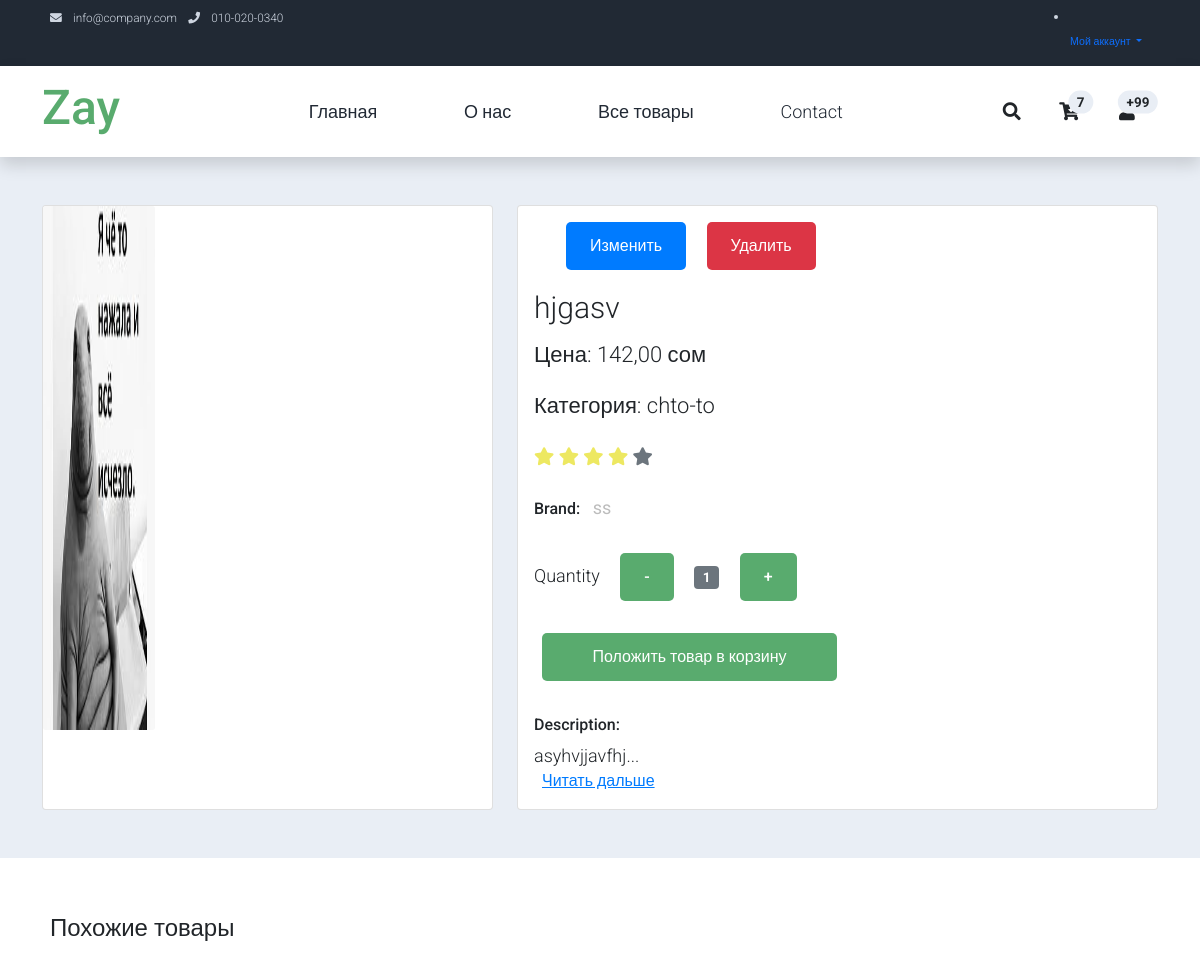
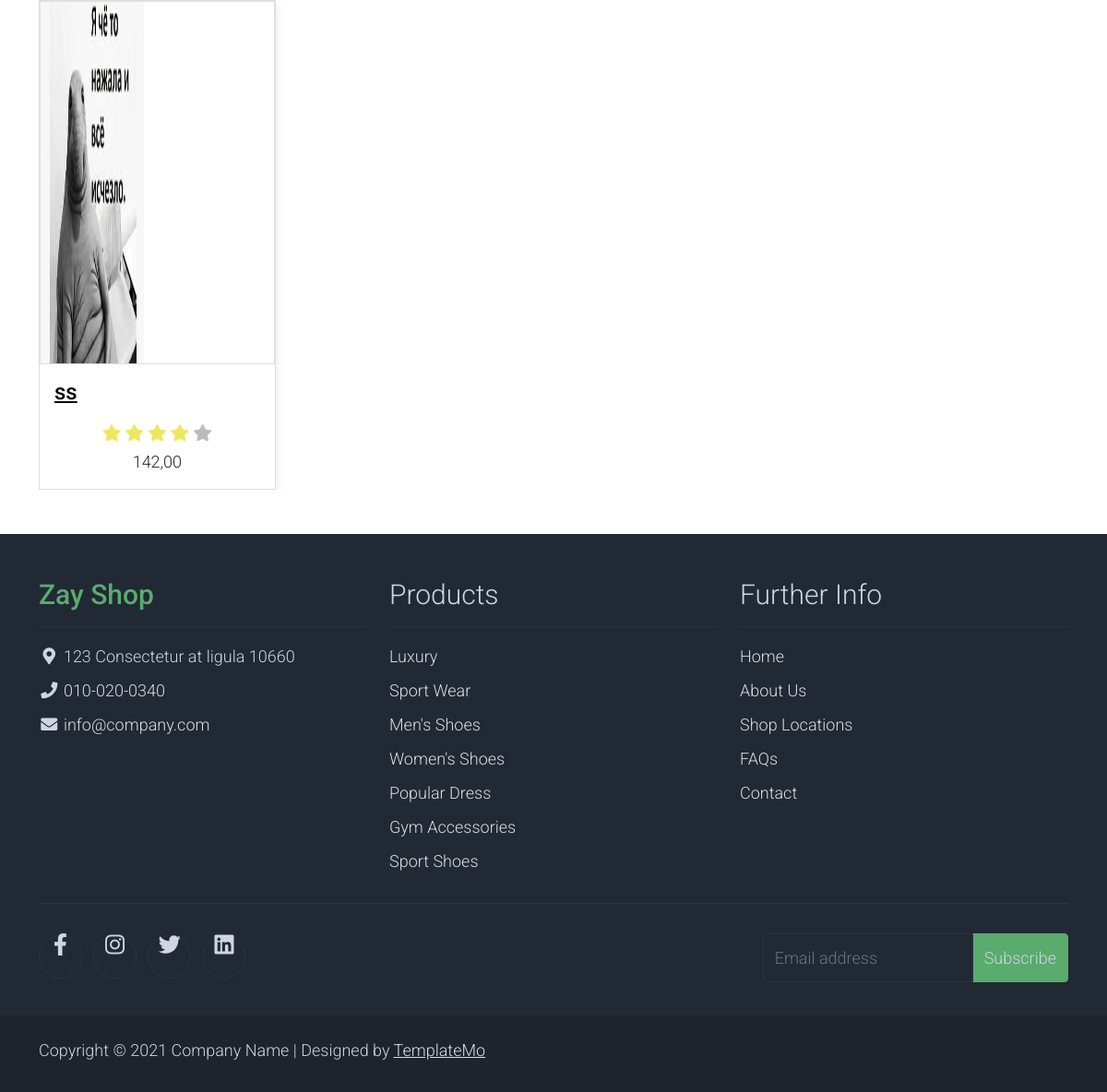
Page /detail/1/ on the committed database (2 pictures, top to bottom).
### apps/models.py (models this page shows, shortened)
class Cosmetic(models.Model):
    title = models.CharField(
        'Название',
        max_length=150
    )
    description = models.TextField(
        verbose_name='Описание'
    )
    price = models.DecimalField(
        max_digits=12,
        decimal_places=2,
        verbose_name='Стоимость'
    )
    brand = models.CharField(
        'Бренд',
        max_length=150
    )
    image = models.ImageField(
        'Изображение',
        upload_to='media/images/'
    )
    category = models.ForeignKey(
        Category,
        on_delete=models.CASCADE
    )
    quantity = models.PositiveSmallIntegerField(
        verbose_name='Кол-во товара'
    )
    is_active = models.BooleanField(
        default=True,
        verbose_name='Активность'
    )
    create_date = models.DateTimeField(
        'Дата создание объекта',
        auto_now_add=True
    )
    update_date = models.DateTimeField(
        'Дата обновление',
        auto_now=True
    )
    class Meta:
        verbose_name = 'Товар'
        verbose_name_plural = 'Товары'

class Category(models.Model):
    title = models.CharField(
        max_length=150
    )
    def __str__(self):
        return self.title

### apps/views.py (the view, shortened to what this page needs)
# urls.py: path('detail/<int:pk>/', views.detail_views, name='detail'),
def detail_views(request,pk):
    cosmetic = get_object_or_404(Cosmetic,id=pk)
    recommendations = Cosmetic.objects.filter(category=cosmetic.category)
    form = MyUpdateForm(instance=cosmetic)
    return render(
        request=request,
        template_name='cosmo/shop-detail.html',
        context={
            'cosmetic': cosmetic,
            'recommendations': recommendations,
            'form': form,
        }
    )

### apps/forms.py
class MyUpdateForm(forms.ModelForm):
    class Meta:
        model = Cosmetic
        fields = (
            'title',
            'description',
            'price',
            'brand',
            'image',
            'category',
            'quantity'
        )

### apps/templates/cosmo/shop-detail.html (shortened to what this page needs)
{% extends 'base.html' %}
{% load static %}
 {% block content %}
<body>
<section class="bg-light">
    <div class="container pb-5">
        <div class="row">
            <div class="col-lg-5 mt-5">
                <div class="card mb-3">
                    <img class="card-img img-fluid" src="{{ cosmetic.image.url }}" alt="Изображение продукта" id="product-detail">
                </div>
            </div>
            <div class="col-lg-7 mt-5">
                <div class="card">
                    <div class="card-body">
                        {% if not request.user.status == 2 or request.user.is_admin %}
                        <div class="container">
                              <div class="button-group">
                            <button onclick="openModal('customModal1')" class="btn btn-primary">Изменить</button>
                            <button onclick="openModal('customModal2')" class="btn btn-danger">Удалить</button>
                              </div>
                           </div>
                        {% endif %}
                        <h1 class="h2">{{ cosmetic.title }}</h1>
                        <p class="h3 py-2">Цена:    {{ cosmetic.price }} сом</p>
                        <p class="h3 py-2">Категория:    {{ cosmetic.category }}</p>
                        <p class="py-2">
                            <i class="fa fa-star text-warning"></i>
                            <i class="fa fa-star text-warning"></i>
                            <i class="fa fa-star text-warning"></i>
                            <i class="fa fa-star text-warning"></i>
                            <i class="fa fa-star text-secondary"></i>
                        </p>
                        <ul class="list-inline">
                            <li class="list-inline-item">
                                <h6>Brand:</h6>
                            </li>
                            <li class="list-inline-item">
                                <p class="text-muted"><strong>{{ cosmetic.brand }}</strong></p>
                            </li>
                        </ul>
                        <form action="" method="GET">
                            <div class="row">
                                <div class="col-auto">
                                    <ul class="list-inline pb-3">
                                        <li class="list-inline-item text-right">
                                            Quantity
                                        </li>
                                        <li class="list-inline-item"><button type="button" class="btn btn-success" id="btn-minus">-</button></li>
                                        <li class="list-inline-item"><span class="badge bg-secondary" id="var-value">1</span></li>
                                        <li class="list-inline-item"><button type="button" class="btn btn-success" id="btn-plus">+</button></li>
                                    </ul>
                                </div>
                            </div>
                            <div class="row pb-3">
                                <div class="col d-grid">
                                    <button type="submit" class="btn btn-success btn-lg" name="submit" value="buy"style="width:295px;">Положить товар в корзину</button>
                                </div>
                            </div>
                        </form>
                        <h6>Description:</h6>
                        <div class="description-container">
                            <p id="product-description" class="description-short">
                                {{ cosmetic.description|slice:":153" }}<span class="description-more">...</span>
                            </p>
                            <button id="toggle-description" class="btn btn-link">Читать дальше</button>
                        </div>
                    </div>
                </div>
            </div>
        </div>
    </div>
</section>
<section class="py-5">
    <div class="container">
        <div class="row text-left p-2 pb-3">
            <h4>Похожие товары</h4>
        </div>
<div id="carousel-related-product" class="carousel slide">
    <div class="carousel-inner">
        <div class="carousel-item active">
            <div class="d-flex flex-wrap">
                {% for recommendation in recommendations %}
                <div class="product-card">
                    <div class="product-wap card rounded-0">
                        <div class="card rounded-0">
                            <a href="{% url 'detail' recommendation.id %}">
                                <img class="card-img rounded-0 img-fluid" src="{{ recommendation.image.url }}" alt="{{ recommendation.title }}" style="width:294px; height:392px;">
                            </a>
                        </div>
                        <div class="card-body">
                            <a href="{% url 'detail' recommendation.id %}"><h4>{{ recommendation.brand|slice:20 }}</h4></a>
                            <ul class="w-100 list-unstyled d-flex justify-content-between mb-0">
                            </ul>
                            <ul class="list-unstyled d-flex justify-content-center mb-1">
                                <li>
                                    <i class="text-warning fa fa-star"></i>
                                    <i class="text-warning fa fa-star"></i>
                                    <i class="text-warning fa fa-star"></i>
                                    <i class="text-warning fa fa-star"></i>
                                    <i class="text-muted fa fa-star"></i>
                                </li>
                            </ul>
                            <p class="text-center mb-0">{{ recommendation.price }}</p>
                        </div>
                    </div>
                </div>
                {% endfor %}
            </div>
        </div>
    </div>
</div>
    </div>
</section>
</body>
{% endblock %}

### static/assets/css/templatemo.css (style rules this page uses)
body, ul, li, p, a, label, input, div { font-family: 'Roboto', sans-serif; font-size: 18px !important; font-weight: 300 !important; }
.h2 { font-family: 'Roboto', sans-serif; font-size: 30px !important; font-weight: 300; }
.h3 { font-family: 'Roboto', sans-serif; font-size: 22px !important; }
.text-warning { color: #ede861 !important; }
.text-muted { color: #bcbcbc !important; }
.bg-light { background-color: #e9eef5 !important; }
.btn-success { background-color: #59ab6e !important; border-color: #56ae6c !important; }
.product-wap { box-shadow: 0px 5px 10px 0px rgba(0, 0, 0, 0.10); }
.card.product-wap a { color: #000; }
.product-wap .h3, .product-wap li, .product-wap i, .product-wap p { font-size: 12px !important; }
@media (min-width: 992px) { .product-wap .h3, .product-wap li, .product-wap i, .product-wap p { font-size: 18px !important; } }

### apps/templates/cosmo/shop-detail.html (style rules this page uses)
#product-detail { width: 524px; height: 524px; }
.carousel-item { flex: 0 0 auto; width: 100%; }
.d-flex { display: flex; flex-wrap: wrap; gap: 15px; }
.product-card { flex: 1 0 23%; max-width: 23%; }
.product-wap { margin: 0 auto; }
.card { width: 100%; height: 100%; }
.card-img { width: 100%; height: auto; }
.description-short { margin: 0; }
#toggle-description { background: none; border: none; color: #007bff; padding: 0; cursor: pointer; }
.button-group { margin-bottom: 20px; }
.btn { padding: 12px 24px; border: none; color: #fff; cursor: pointer; border-radius: 5px; font-size: 16px; font-weight: 500; transition: background-color 0.3s ease, transform 0.2s ease; margin: 0 8px; display: inline-block; }
.btn-primary { background-color: #007bff; }
.btn-danger { background-color: #dc3545; }

### rows in the picture
Cosmetic: image (picture), title "hjgasv", price "142,00", category "chto-to", brand "ss", description "asyhvjjavfhj"
